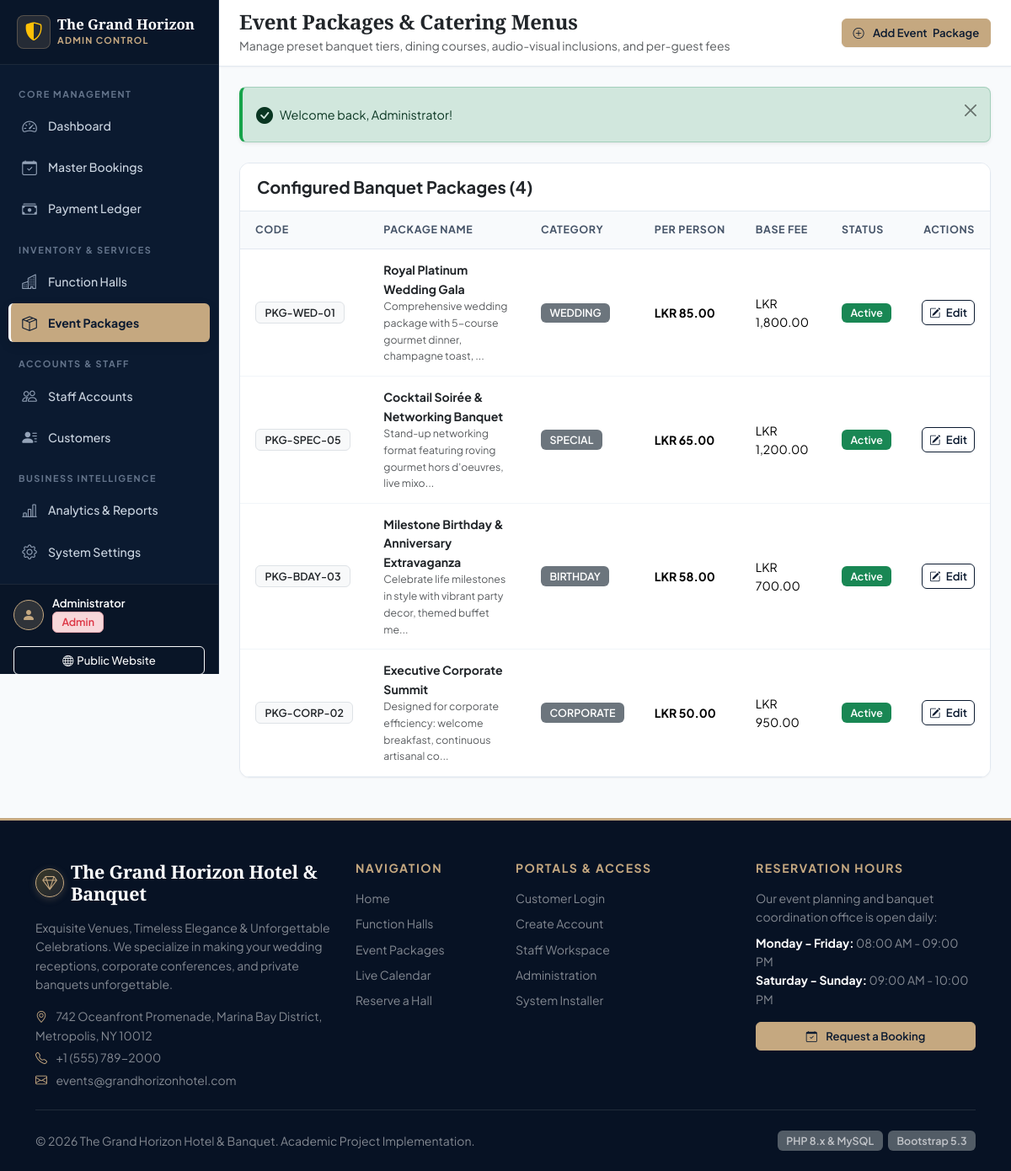
Screenshot of /admin/packages.php (signed in) with the database file from the repository.
### tables this page shows
CREATE TABLE `event_packages` (
    `id` INT UNSIGNED AUTO_INCREMENT PRIMARY KEY,
    `package_name` VARCHAR(120) NOT NULL,
    `package_code` VARCHAR(25) NOT NULL UNIQUE,
    `category` ENUM('wedding', 'corporate', 'birthday', 'anniversary', 'special') NOT NULL,
    `price_per_person` DECIMAL(10,2) NOT NULL DEFAULT 0.00,
    `base_package_price` DECIMAL(10,2) NOT NULL DEFAULT 0.00,
    `description` TEXT NOT NULL,
    `menu_details` TEXT NULL,
    `inclusions` TEXT NULL,
    `status` ENUM('active', 'inactive') NOT NULL DEFAULT 'active',
    `created_at` TIMESTAMP DEFAULT CURRENT_TIMESTAMP,
    `updated_at` TIMESTAMP DEFAULT CURRENT_TIMESTAMP ON UPDATE CURRENT_TIMESTAMP,
    INDEX `idx_packages_category_status` (`category`, `status`)
);

CREATE TABLE `system_settings` (
    `id` INT UNSIGNED PRIMARY KEY DEFAULT 1,
    `hotel_name` VARCHAR(120) NOT NULL DEFAULT 'The Grand Horizon Hotel & Banquet',
    `hotel_tagline` VARCHAR(200) NOT NULL DEFAULT 'Exquisite Venues & Unforgettable Celebrations',
    `address` TEXT NOT NULL,
    `city_state_zip` VARCHAR(120) NOT NULL DEFAULT 'Oceanfront Avenue, Suite 100, Metropolis',
    `phone` VARCHAR(30) NOT NULL DEFAULT '+1 (555) 789-2000',
    `email` VARCHAR(100) NOT NULL DEFAULT 'events@grandhorizonhotel.com',
    `website` VARCHAR(100) NOT NULL DEFAULT 'www.grandhorizonhotel.com',
    `currency_symbol` VARCHAR(10) NOT NULL DEFAULT 'LKR',
    `tax_percentage` DECIMAL(5,2) NOT NULL DEFAULT 10.00,
    `advance_percentage` DECIMAL(5,2) NOT NULL DEFAULT 30.00,
    `cancellation_policy` TEXT NULL,
    `updated_at` TIMESTAMP DEFAULT CURRENT_TIMESTAMP ON UPDATE CURRENT_TIMESTAMP
);

### includes/functions.php (called while the page is built, shortened)
<?php
function e(?string $string): string {
    return htmlspecialchars($string ?? '', ENT_QUOTES, 'UTF-8');
}
function get_system_settings(): array {
    static $settings = null;
    if ($settings === null) {
        try {
            $pdo = Database::getConnection();
            $stmt = $pdo->query("SELECT * FROM `system_settings` WHERE `id` = 1 LIMIT 1");
            $data = $stmt->fetch();
            if ($data) {
                $settings = $data;
            }
        } catch (Exception $e) {
            $settings = [
                'hotel_name'         => 'The Grand Horizon Hotel & Banquet',
                'currency_symbol'    => 'LKR',
                'tax_percentage'     => 10.00,
                'advance_percentage' => 30.00,
            ];
        }
    }
    return $settings;
}
function format_currency($amount): string {
    $settings = get_system_settings();
    $sym = trim($settings['currency_symbol'] ?? 'LKR');
    return $sym . ' ' . number_format((float)$amount, 2);
}

### admin/packages.php (the view, shortened to what this page needs)
<?php
require_once __DIR__ . '/../includes/functions.php';
$pdo = Database::getConnection();
$packages = $pdo->query("SELECT * FROM `event_packages` ORDER BY `price_per_person` DESC")->fetchAll();
require_once __DIR__ . '/../includes/header.php';
?>
<div class="dashboard-wrapper">
    <?php require __DIR__ . '/../includes/admin_sidebar.php'; ?>
    <div class="main-content">
        <header class="topbar">
            <div class="d-flex align-items-center gap-3">
                <div>
                    <h4 class="mb-0 fw-bold text-dark">Event Packages & Catering Menus</h4>
                    <small class="text-muted d-none d-sm-inline">Manage preset banquet tiers, dining courses, audio-visual inclusions, and per-guest fees</small>
                </div>
            </div>
            <div>
                <button type="button" class="btn btn-gold btn-sm" data-bs-toggle="modal" data-bs-target="#addPackageModal">
                    <i class="bi bi-plus-circle me-1"></i> <span class="d-none d-sm-inline">Add Event</span> Package
                </button>
            </div>
        </header>
        <div class="content-body">
            <?php require __DIR__ . '/../includes/alerts.php'; ?>
            <div class="card-table">
                <div class="card-table-header">
                    <h5 class="mb-0 fw-bold text-dark">Configured Banquet Packages (<?= count($packages) ?>)</h5>
                </div>
                <div class="table-responsive">
                    <table class="table table-custom table-hover align-middle">
                        <thead>
                            <tr>
                                <th>Code</th>
                                <th>Package Name</th>
                                <th>Category</th>
                                <th>Per Person</th>
                                <th>Base Fee</th>
                                <th>Status</th>
                                <th class="text-end">Actions</th>
                            </tr>
                        </thead>
                        <tbody>
                            <?php foreach ($packages as $p): ?>
                                <tr>
                                    <td><span class="badge bg-light text-dark border"><?= e($p['package_code']) ?></span></td>
                                    <td>
                                        <strong class="text-dark"><?= e($p['package_name']) ?></strong>
                                        <small class="d-block text-muted"><?= e(mb_strimwidth($p['description'], 0, 80, '...')) ?></small>
                                    </td>
                                    <td><span class="badge bg-secondary text-uppercase"><?= e($p['category']) ?></span></td>
                                    <td><strong><?= format_currency($p['price_per_person']) ?></strong></td>
                                    <td><?= format_currency($p['base_package_price']) ?></td>
                                    <td>
                                        <span class="badge bg-<?= $p['status'] === 'active' ? 'success' : 'secondary' ?>">
                                            <?= e(ucfirst($p['status'])) ?>
                                        </span>
                                    </td>
                                    <td class="text-end">
                                        <button type="button" class="btn btn-outline-navy btn-sm py-1 px-2"
                                                onclick='openEditPackageModal(<?= json_encode($p) ?>)'>
                                            <i class="bi bi-pencil-square"></i> Edit
                                        </button>
                                    </td>
                                </tr>
                            <?php endforeach; ?>
                        </tbody>
                    </table>
                </div>
            </div>
        </div>
    </div>
</div>
<?php require_once __DIR__ . '/../includes/footer.php'; ?>

### includes/footer.php (shortened to what this page needs)
<?php
$settings = get_system_settings();
?>
<footer class="bg-navy text-white pt-5 pb-4 mt-auto" style="background-color: #071224; border-top: 3px solid #c5a880;">
    <div class="container">
        <div class="row g-4">
            <div class="col-lg-4 col-md-6">
                <div class="d-flex align-items-center gap-2 mb-3">
                    <span class="hotel-crest" style="width:34px; height:34px; font-size:1.1rem;"><i class="bi bi-gem"></i></span>
                    <h5 class="luxury-heading text-white mb-0" style="font-size: 1.35rem;">
                        <?= e($settings['hotel_name']) ?>
                    </h5>
                </div>
                <p class="text-white-50 small mb-3">
                    <?= e($settings['hotel_tagline']) ?>. We specialize in making your wedding receptions, corporate conferences, and private banquets unforgettable.
                </p>
                <div class="text-white-50 small">
                    <p class="mb-1"><i class="bi bi-geo-alt text-gold me-2"></i> <?= e($settings['address']) ?>, <?= e($settings['city_state_zip']) ?></p>
                    <p class="mb-1"><i class="bi bi-telephone text-gold me-2"></i> <?= e($settings['phone']) ?></p>
                    <p class="mb-0"><i class="bi bi-envelope text-gold me-2"></i> <?= e($settings['email']) ?></p>
                </div>
            </div>
            <div class="col-lg-2 col-md-6">
                <h6 class="text-uppercase fw-bold text-gold small mb-3" style="letter-spacing: 1.5px;">Navigation</h6>
                <ul class="list-unstyled text-white-50 small mb-0">
                    <li class="mb-2"><a href="<?= BASE_URL ?>index.php" class="text-white-50 text-decoration-none hover-gold">Home</a></li>
                    <li class="mb-2"><a href="<?= BASE_URL ?>halls.php" class="text-white-50 text-decoration-none hover-gold">Function Halls</a></li>
                    <li class="mb-2"><a href="<?= BASE_URL ?>packages.php" class="text-white-50 text-decoration-none hover-gold">Event Packages</a></li>
                    <li class="mb-2"><a href="<?= BASE_URL ?>availability.php" class="text-white-50 text-decoration-none hover-gold">Live Calendar</a></li>
                    <li class="mb-2"><a href="<?= BASE_URL ?>customer/book.php" class="text-white-50 text-decoration-none hover-gold">Reserve a Hall</a></li>
                </ul>
            </div>
            <div class="col-lg-3 col-md-6">
                <h6 class="text-uppercase fw-bold text-gold small mb-3" style="letter-spacing: 1.5px;">Portals & Access</h6>
                <ul class="list-unstyled text-white-50 small mb-0">
                    <li class="mb-2"><a href="<?= BASE_URL ?>login.php" class="text-white-50 text-decoration-none hover-gold">Customer Login</a></li>
                    <li class="mb-2"><a href="<?= BASE_URL ?>register.php" class="text-white-50 text-decoration-none hover-gold">Create Account</a></li>
                    <li class="mb-2"><a href="<?= BASE_URL ?>staff/dashboard.php" class="text-white-50 text-decoration-none hover-gold">Staff Workspace</a></li>
                    <li class="mb-2"><a href="<?= BASE_URL ?>admin/dashboard.php" class="text-white-50 text-decoration-none hover-gold">Administration</a></li>
                    <li class="mb-2"><a href="<?= BASE_URL ?>install.php" class="text-white-50 text-decoration-none hover-gold">System Installer</a></li>
                </ul>
            </div>
            <div class="col-lg-3 col-md-6">
                <h6 class="text-uppercase fw-bold text-gold small mb-3" style="letter-spacing: 1.5px;">Reservation Hours</h6>
                <p class="text-white-50 small mb-2">
                    Our event planning and banquet coordination office is open daily:
                </p>
                <ul class="list-unstyled text-white-50 small mb-3">
                    <li><strong class="text-white">Monday - Friday:</strong> 08:00 AM - 09:00 PM</li>
                    <li><strong class="text-white">Saturday - Sunday:</strong> 09:00 AM - 10:00 PM</li>
                </ul>
                <a href="<?= BASE_URL ?>customer/book.php" class="btn btn-gold btn-sm w-100">
                    <i class="bi bi-calendar-check me-1"></i> Request a Booking
                </a>
            </div>
        </div>
        <hr class="border-secondary my-4 opacity-25">
        <div class="d-flex flex-column flex-md-row justify-content-between align-items-center small text-white-50">
            <div>
                &copy; <?= date('Y') ?> <?= e($settings['hotel_name']) ?>. Academic Project Implementation.
            </div>
            <div class="mt-2 mt-md-0">
                <span class="badge bg-secondary opacity-75">PHP 8.x & MySQL</span>
                <span class="badge bg-secondary opacity-75 ms-1">Bootstrap 5.3</span>
            </div>
        </div>
    </div>
</footer>
</body>
</html>

### rows the page displays
event_packages: package_code "PKG-WED-01", package_name "Royal Platinum Wedding Gala", description "Comprehensive wedding package with 5-course gourmet dinner, champagne toast, ...", category "WEDDING", price_per_person.currency_symbol "LKR 85.00", base_package_price.currency_symbol "LKR 1,800.00", status "Active"
event_packages: package_code "PKG-SPEC-05", package_name "Cocktail Soirée & Networking Banquet", description "Stand-up networking format featuring roving gourmet hors d'oeuvres, live mixo...", category "SPECIAL", price_per_person.currency_symbol "LKR 65.00", base_package_price.currency_symbol "LKR 1,200.00", status "Active"
event_packages: package_code "PKG-BDAY-03", package_name "Milestone Birthday & Anniversary Extravaganza", description "Celebrate life milestones in style with vibrant party decor, themed buffet me...", category "BIRTHDAY", price_per_person.currency_symbol "LKR 58.00", base_package_price.currency_symbol "LKR 700.00", status "Active"
event_packages: package_code "PKG-CORP-02", package_name "Executive Corporate Summit", description "Designed for corporate efficiency: welcome breakfast, continuous artisanal co...", category "CORPORATE", price_per_person.currency_symbol "LKR 50.00", base_package_price.currency_symbol "LKR 950.00", status "Active"
system_settings: hotel_name "The Grand Horizon Hotel & Banquet", hotel_tagline "Exquisite Venues, Timeless Elegance & Unforgettable Celebrations", address "742 Oceanfront Promenade, Marina Bay District", city_state_zip "Metropolis, NY 10012", phone "+1 (555) 789-2000", email "events@grandhorizonhotel.com"

### other values shown
$adminUser['name'] "Administrator"
$flash['message'] "Welcome back, Administrator!"
count($packages) "4"
